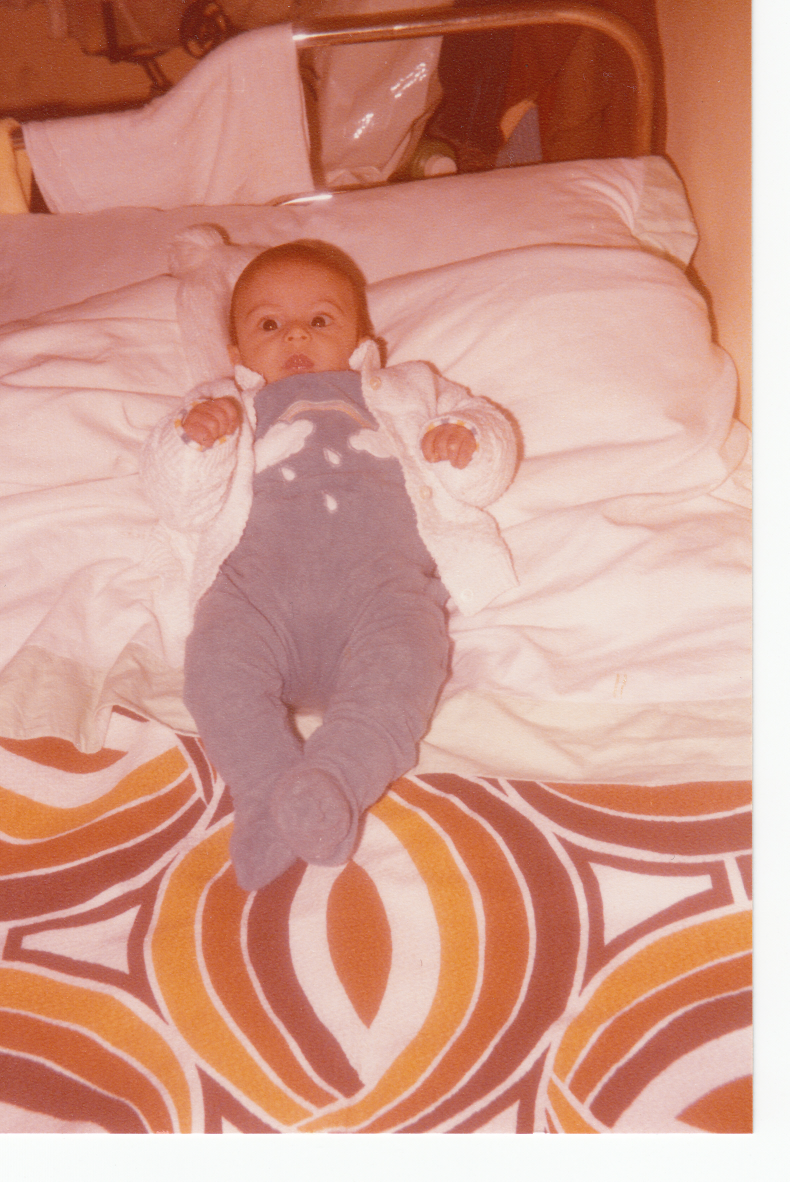
#> input picture file_upload.jpg, 2368 x 3544 px (shown at 1/3 size)
$ python -i processing.py   (imports and definitions only)
#> lines starting #> are read from the running program, lines starting #| are printed output that depends on the picture
import cv2
import numpy as np
import os

def findMainColor(image):

	path = os.path.dirname(os.path.abspath(__file__)) + r'/static/'

	imageUrl = path + image

	img = cv2.imread(r'' + str(imageUrl), cv2.IMREAD_COLOR)

	if img == None:

		imageUrl = path + 'default.jpg'
		img = cv2.imread(imageUrl, cv2.IMREAD_COLOR)

	imgHsv = cv2.cvtColor(img, cv2.COLOR_BGR2HSV)

	histH = cv2.calcHist([imgHsv],[0], None, [180],[0,180])
	histS = cv2.calcHist([imgHsv], [1], None, [256], [0,256])
	histV = cv2.calcHist([imgHsv], [2], None, [256], [0,256])

	maxTuple = ( [i for i,j in enumerate(histH) if j == max(histH)][0],
				 [i for i,j in enumerate(histS) if j == max(histS)][0],
				 [i for i,j in enumerate(histV) if j == max(histV)][0])

	color = np.uint8([[[maxTuple[0],maxTuple[1],maxTuple[2]]]])
	mainColor = cv2.cvtColor(color, cv2.COLOR_HSV2RGB)
	mainColor = (list(mainColor)[0][0][0], list(mainColor)[0][0][1], list(mainColor)[0][0][2])

	return mainColor

def findSURFMatch(sourceUrl, queryUrl):

	path = os.path.dirname(os.path.abspath(__file__)) + "/static/"

	source = cv2.imread(path + sourceUrl, 0)
	query = cv2.imread(path + queryUrl, 0)

	if source == None or query == None:
		# Non trovo le immagini
		return -1

	surf = cv2.SURF(400)

	# Detect delle feature
	sKp, sDes = surf.detectAndCompute(source, None)
	qKp, qDes = surf.detectAndCompute(query, None)

	if len(sKp) < 7 or len(qKp) < 7:
		# Troppo pochi kp
		return -1

	FLANN_INDEX_KDTREE = 0
	index_params = dict(algorithm = FLANN_INDEX_KDTREE, trees = 5)
	search_params = dict(checks=50)

	flann = cv2.FlannBasedMatcher(index_params, search_params)

	matches = flann.knnMatch(sDes, qDes, k = 2)

	good_match = 0

	for i, (m,n) in enumerate(matches):
		if m.distance < 0.7 * n.distance:
			good_match = good_match + 1

	return (float(good_match) / float(len(matches)) * 100)

>>> import cv2
>>> picture = cv2.imread('../file_upload.jpg', cv2.IMREAD_GRAYSCALE)
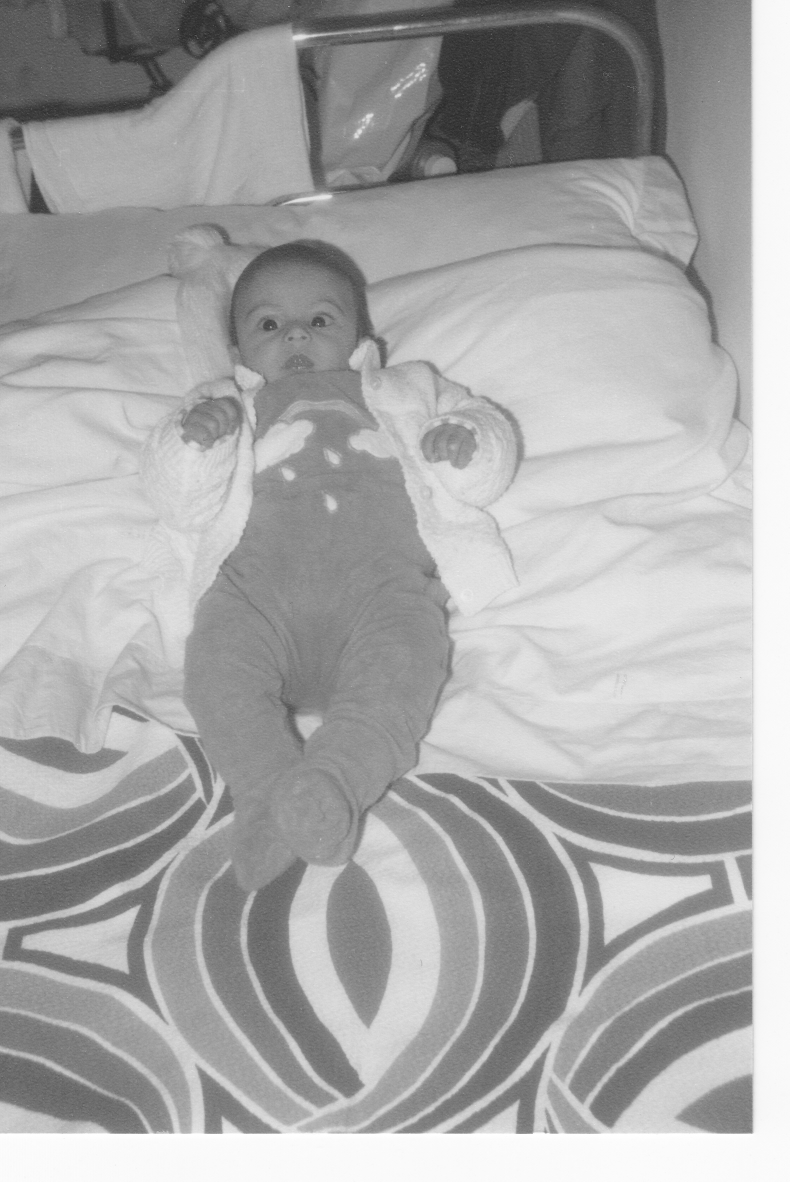
#> picture: shape (3544, 2368) (shown at 1/3 size); min 26, max 255, mean 169
#> (the run stopped early here; a loop or call above may not have finished)
